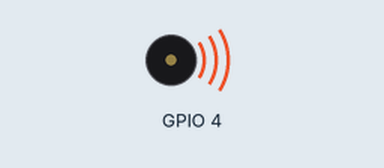
A program run on a simulated ESP32. On the bench: buzzer (waves = sounding).

Above: at 0.2 s.
At 6.7 s:
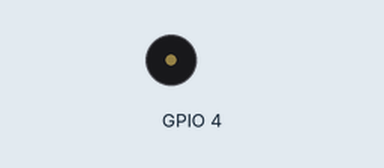
Timing chart, 0 to 10.4 s (numbered marks = the images above):
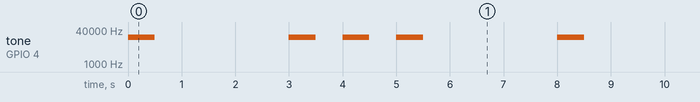

Measured:
- by itself, tone on GPIO 4: repeats every 8.0 s: silent 2.5 s, 2 × (18000 Hz 0.50 s, silent 0.50 s), 18000 Hz 0.50 s, silent 2.5 s, 18000 Hz 0.50 s

The program:

main.cpp
```cpp
#include <Arduino.h>

// put function declarations here:
void single_buzz();
void notify_buzzer(bool is_on);

const int freq = 18000;    // Frequency in Hz
const int pwmChannel = 0; // PWM Channel (0-15)
const int resolution = 8;

void setup()
{

#if defined(ESP32) && defined(BUZZER_ENABLED)
  // configure LED PWM functionalitites
  ledcSetup(pwmChannel, freq, resolution);

  // attach the channel to the GPIO to be controlled
  ledcAttachPin(BUZZER_PIN, pwmChannel);
#endif
}

void loop()
{
  // put your main code here, to run repeatedly:

  notify_buzzer(true);
  delay(2000);
  notify_buzzer(false);
  delay(2000);
}

// put function definitions here:
void single_buzz()
{
  int duration = 500; // Duration in milliseconds
#ifdef ESP32
  ledcWriteTone(pwmChannel, freq); // Set duty cycle to maximum (255 for 8-bit resolution)
  delay(duration);
  ledcWriteTone(pwmChannel, 0); // Turn off the buzzer
  delay(duration);
#else
  tone(BUZZER_PIN, freq, duration);
  delay(duration);
  noTone(BUZZER_PIN);
  delay(duration);
#endif
}

void notify_buzzer(bool is_on)
{
#if BUZZER_ENABLED
  if (is_on)
  {
    single_buzz();
  }
  else
  {
    single_buzz();
    single_buzz();
    single_buzz();
  }
#endif
}
```
